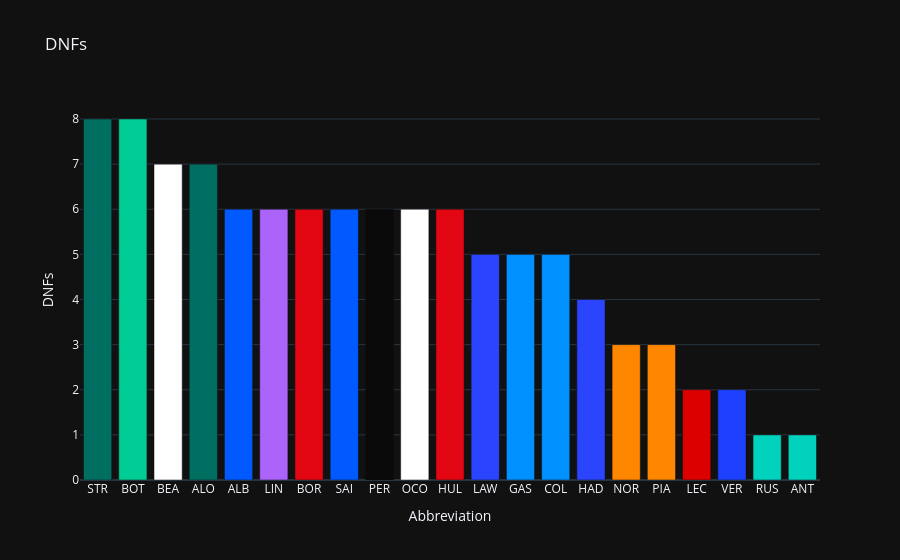

Source (notebook cell):
### Code cell
dnfs = (
    results_df[results_df["Status"] != "Finished"]
    .groupby("Abbreviation", as_index=False)
    .size()
    .rename(columns={"size": "DNFs"})
    .sort_values("DNFs", ascending=False)
)

fig = px.bar(
    dnfs,
    x="Abbreviation",
    y="DNFs",
    color="Abbreviation",
    color_discrete_map=DRIVER_COLORS,
    title="DNFs"
)

fig.update_layout(
    template="plotly_dark",
    showlegend=False
)

fig.show()

### Figure 1 — Plotly figure (JSON) as saved in the notebook; plotly's stock layout.template omitted (floating-point values rounded to 4 significant figures)
{"data": [{"hovertemplate": "Abbreviation=%{x}<br>DNFs=%{y}<extra></extra>", "legendgroup": "STR", "marker": {"color": "#006F62", "pattern": {"shape": ""}}, "name": "STR", "orientation": "v", "showlegend": true, "textposition": "auto", "type": "bar", "x": ["STR"], "xaxis": "x", "y": [8], "yaxis": "y"}, {"hovertemplate": "Abbreviation=%{x}<br>DNFs=%{y}<extra></extra>", "legendgroup": "BOT", "marker": {"color": "#00cc96", "pattern": {"shape": ""}}, "name": "BOT", "orientation": "v", "showlegend": true, "textposition": "auto", "type": "bar", "x": ["BOT"], "xaxis": "x", "y": [8], "yaxis": "y"}, {"hovertemplate": "Abbreviation=%{x}<br>DNFs=%{y}<extra></extra>", "legendgroup": "BEA", "marker": {"color": "#FFFFFF", "pattern": {"shape": ""}}, "name": "BEA", "orientation": "v", "showlegend": true, "textposition": "auto", "type": "bar", "x": ["BEA"], "xaxis": "x", "y": [7], "yaxis": "y"}, {"hovertemplate": "Abbreviation=%{x}<br>DNFs=%{y}<extra></extra>", "legendgroup": "ALO", "marker": {"color": "#006F62", "pattern": {"shape": ""}}, "name": "ALO", "orientation": "v", "showlegend": true, "textposition": "auto", "type": "bar", "x": ["ALO"], "xaxis": "x", "y": [7], "yaxis": "y"}, {"hovertemplate": "Abbreviation=%{x}<br>DNFs=%{y}<extra></extra>", "legendgroup": "ALB", "marker": {"color": "#005AFF", "pattern": {"shape": ""}}, "name": "ALB", "orientation": "v", "showlegend": true, "textposition": "auto", "type": "bar", "x": ["ALB"], "xaxis": "x", "y": [6], "yaxis": "y"}, {"hovertemplate": "Abbreviation=%{x}<br>DNFs=%{y}<extra></extra>", "legendgroup": "LIN", "marker": {"color": "#ab63fa", "pattern": {"shape": ""}}, "name": "LIN", "orientation": "v", "showlegend": true, "textposition": "auto", "type": "bar", "x": ["LIN"], "xaxis": "x", "y": [6], "yaxis": "y"}, {"hovertemplate": "Abbreviation=%{x}<br>DNFs=%{y}<extra></extra>", "legendgroup": "BOR", "marker": {"color": "#E30613", "pattern": {"shape": ""}}, "name": "BOR", "orientation": "v", "showlegend": true, "textposition": "auto", "type": "bar", "x": ["BOR"], "xaxis": "x", "y": [6], "yaxis": "y"}, {"hovertemplate": "Abbreviation=%{x}<br>DNFs=%{y}<extra></extra>", "legendgroup": "SAI", "marker": {"color": "#005AFF", "pattern": {"shape": ""}}, "name": "SAI", "orientation": "v", "showlegend": true, "textposition": "auto", "type": "bar", "x": ["SAI"], "xaxis": "x", "y": [6], "yaxis": "y"}, {"hovertemplate": "Abbreviation=%{x}<br>DNFs=%{y}<extra></extra>", "legendgroup": "PER", "marker": {"color": "#0A0A0A", "pattern": {"shape": ""}}, "name": "PER", "orientation": "v", "showlegend": true, "textposition": "auto", "type": "bar", "x": ["PER"], "xaxis": "x", "y": [6], "yaxis": "y"}, {"hovertemplate": "Abbreviation=%{x}<br>DNFs=%{y}<extra></extra>", "legendgroup": "OCO", "marker": {"color": "#FFFFFF", "pattern": {"shape": ""}}, "name": "OCO", "orientation": "v", "showlegend": true, "textposition": "auto", "type": "bar", "x": ["OCO"], "xaxis": "x", "y": [6], "yaxis": "y"}, {"hovertemplate": "Abbreviation=%{x}<br>DNFs=%{y}<extra></extra>", "legendgroup": "HUL", "marker": {"color": "#E30613", "pattern": {"shape": ""}}, "name": "HUL", "orientation": "v", "showlegend": true, "textposition": "auto", "type": "bar", "x": ["HUL"], "xaxis": "x", "y": [6], "yaxis": "y"}, {"hovertemplate": "Abbreviation=%{x}<br>DNFs=%{y}<extra></extra>", "legendgroup": "LAW", "marker": {"color": "#2B45FF", "pattern": {"shape": ""}}, "name": "LAW", "orientation": "v", "showlegend": true, "textposition": "auto", "type": "bar", "x": ["LAW"], "xaxis": "x", "y": [5], "yaxis": "y"}, {"hovertemplate": "Abbreviation=%{x}<br>DNFs=%{y}<extra></extra>", "legendgroup": "GAS", "marker": {"color": "#0090FF", "pattern": {"shape": ""}}, "name": "GAS", "orientation": "v", "showlegend": true, "textposition": "auto", "type": "bar", "x": ["GAS"], "xaxis": "x", "y": [5], "yaxis": "y"}, {"hovertemplate": "Abbreviation=%{x}<br>DNFs=%{y}<extra></extra>", "legendgroup": "COL", "marker": {"color": "#0090FF", "pattern": {"shape": ""}}, "name": "COL", "orientation": "v", "showlegend": true, "textposition": "auto", "type": "bar", "x": ["COL"], "xaxis": "x", "y": [5], "yaxis": "y"}, {"hovertemplate": "Abbreviation=%{x}<br>DNFs=%{y}<extra></extra>", "legendgroup": "HAD", "marker": {"color": "#2B45FF", "pattern": {"shape": ""}}, "name": "HAD", "orientation": "v", "showlegend": true, "textposition": "auto", "type": "bar", "x": ["HAD"], "xaxis": "x", "y": [4], "yaxis": "y"}, {"hovertemplate": "Abbreviation=%{x}<br>DNFs=%{y}<extra></extra>", "legendgroup": "NOR", "marker": {"color": "#FF8700", "pattern": {"shape": ""}}, "name": "NOR", "orientation": "v", "showlegend": true, "textposition": "auto", "type": "bar", "x": ["NOR"], "xaxis": "x", "y": [3], "yaxis": "y"}, {"hovertemplate": "Abbreviation=%{x}<br>DNFs=%{y}<extra></extra>", "legendgroup": "PIA", "marker": {"color": "#FF8700", "pattern": {"shape": ""}}, "name": "PIA", "orientation": "v", "showlegend": true, "textposition": "auto", "type": "bar", "x": ["PIA"], "xaxis": "x", "y": [3], "yaxis": "y"}, {"hovertemplate": "Abbreviation=%{x}<br>DNFs=%{y}<extra></extra>", "legendgroup": "LEC", "marker": {"color": "#DC0000", "pattern": {"shape": ""}}, "name": "LEC", "orientation": "v", "showlegend": true, "textposition": "auto", "type": "bar", "x": ["LEC"], "xaxis": "x", "y": [2], "yaxis": "y"}, {"hovertemplate": "Abbreviation=%{x}<br>DNFs=%{y}<extra></extra>", "legendgroup": "VER", "marker": {"color": "#1E41FF", "pattern": {"shape": ""}}, "name": "VER", "orientation": "v", "showlegend": true, "textposition": "auto", "type": "bar", "x": ["VER"], "xaxis": "x", "y": [2], "yaxis": "y"}, {"hovertemplate": "Abbreviation=%{x}<br>DNFs=%{y}<extra></extra>", "legendgroup": "RUS", "marker": {"color": "#00D2BE", "pattern": {"shape": ""}}, "name": "RUS", "orientation": "v", "showlegend": true, "textposition": "auto", "type": "bar", "x": ["RUS"], "xaxis": "x", "y": [1], "yaxis": "y"}, {"hovertemplate": "Abbreviation=%{x}<br>DNFs=%{y}<extra></extra>", "legendgroup": "ANT", "marker": {"color": "#00D2BE", "pattern": {"shape": ""}}, "name": "ANT", "orientation": "v", "showlegend": true, "textposition": "auto", "type": "bar", "x": ["ANT"], "xaxis": "x", "y": [1], "yaxis": "y"}], "layout": {"barmode": "relative", "legend": {"title": {"text": "Abbreviation"}, "tracegroupgap": 0}, "showlegend": false, "title": {"text": "DNFs"}, "xaxis": {"anchor": "y", "categoryarray": ["STR", "BOT", "BEA", "ALO", "ALB", "LIN", "BOR", "SAI", "PER", "OCO", "HUL", "LAW", "GAS", "COL", "HAD", "NOR", "PIA", "LEC", "VER", "RUS", "ANT"], "categoryorder": "array", "domain": [0, 1], "title": {"text": "Abbreviation"}}, "yaxis": {"anchor": "x", "domain": [0, 1], "title": {"text": "DNFs"}}}}
